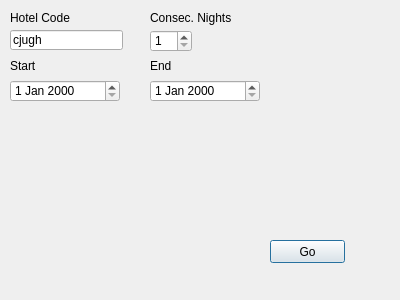
<?xml version="1.0" encoding="UTF-8"?>
<ui version="4.0">
 <class>Dialog</class>
 <widget class="QDialog" name="Dialog">
  <property name="geometry">
   <rect>
    <x>0</x>
    <y>0</y>
    <width>400</width>
    <height>300</height>
   </rect>
  </property>
  <property name="windowTitle">
   <string>Hyatt Award Finder</string>
  </property>
  <widget class="QDateEdit" name="start_date">
   <property name="geometry">
    <rect>
     <x>10</x>
     <y>80</y>
     <width>110</width>
     <height>22</height>
    </rect>
   </property>
  </widget>
  <widget class="QDateEdit" name="end_date">
   <property name="geometry">
    <rect>
     <x>150</x>
     <y>80</y>
     <width>110</width>
     <height>22</height>
    </rect>
   </property>
  </widget>
  <widget class="QLineEdit" name="hotel_code">
   <property name="geometry">
    <rect>
     <x>10</x>
     <y>30</y>
     <width>113</width>
     <height>20</height>
    </rect>
   </property>
   <property name="text">
    <string>cjugh</string>
   </property>
  </widget>
  <widget class="QLabel" name="label">
   <property name="geometry">
    <rect>
     <x>10</x>
     <y>60</y>
     <width>56</width>
     <height>12</height>
    </rect>
   </property>
   <property name="text">
    <string>Start</string>
   </property>
  </widget>
  <widget class="QLabel" name="label_2">
   <property name="geometry">
    <rect>
     <x>150</x>
     <y>60</y>
     <width>56</width>
     <height>12</height>
    </rect>
   </property>
   <property name="text">
    <string>End</string>
   </property>
  </widget>
  <widget class="QPushButton" name="go_button">
   <property name="geometry">
    <rect>
     <x>270</x>
     <y>240</y>
     <width>75</width>
     <height>23</height>
    </rect>
   </property>
   <property name="text">
    <string>Go</string>
   </property>
  </widget>
  <widget class="QLabel" name="label_3">
   <property name="geometry">
    <rect>
     <x>10</x>
     <y>10</y>
     <width>71</width>
     <height>16</height>
    </rect>
   </property>
   <property name="text">
    <string>Hotel Code</string>
   </property>
  </widget>
  <widget class="QSpinBox" name="consec_nights">
   <property name="geometry">
    <rect>
     <x>150</x>
     <y>30</y>
     <width>42</width>
     <height>22</height>
    </rect>
   </property>
   <property name="minimum">
    <number>1</number>
   </property>
   <property name="maximum">
    <number>30</number>
   </property>
  </widget>
  <widget class="QLabel" name="label_4">
   <property name="geometry">
    <rect>
     <x>150</x>
     <y>10</y>
     <width>101</width>
     <height>16</height>
    </rect>
   </property>
   <property name="text">
    <string>Consec. Nights</string>
   </property>
  </widget>
 </widget>
 <resources/>
 <connections/>
</ui>
